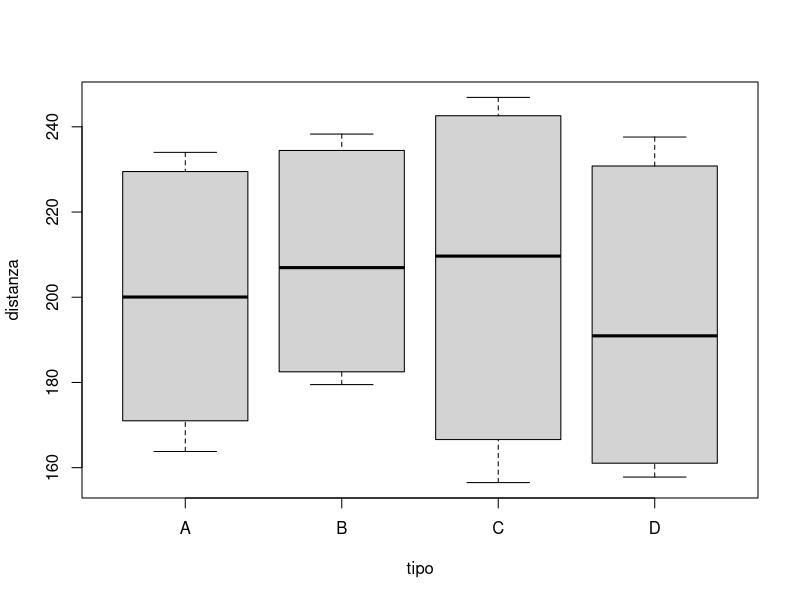
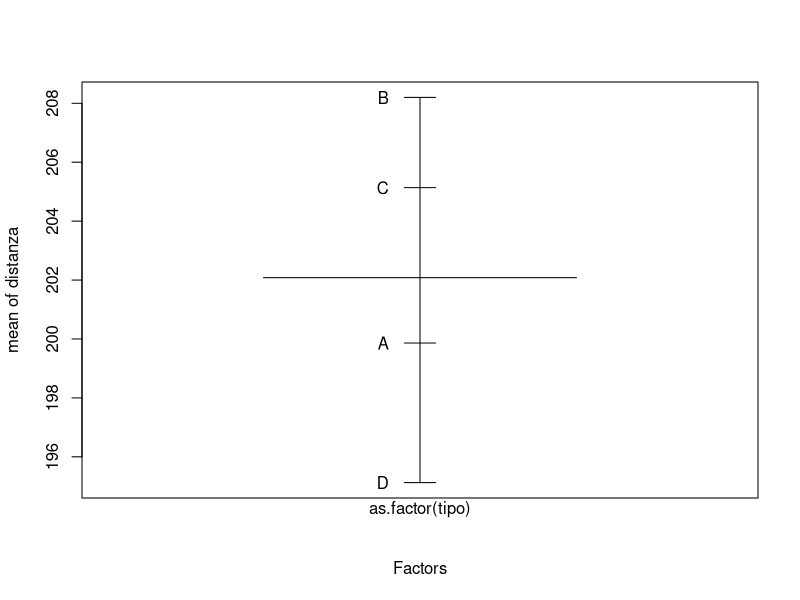
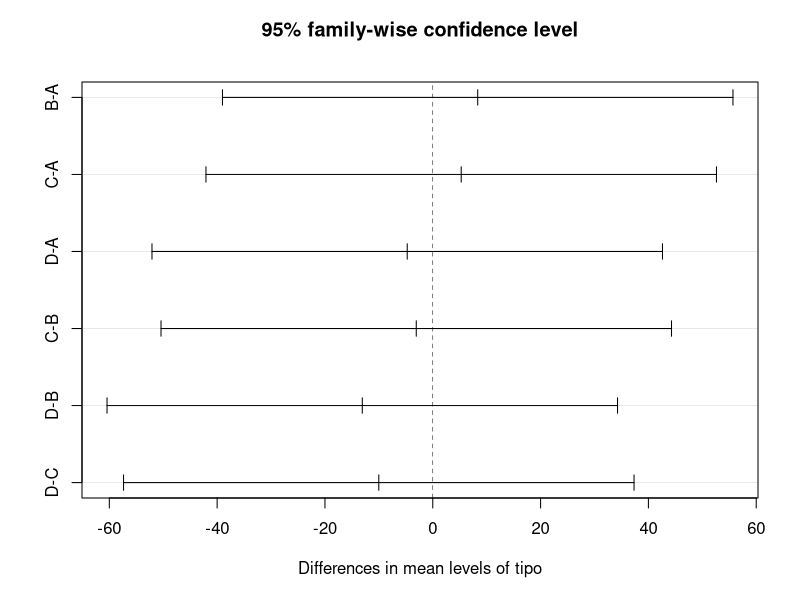
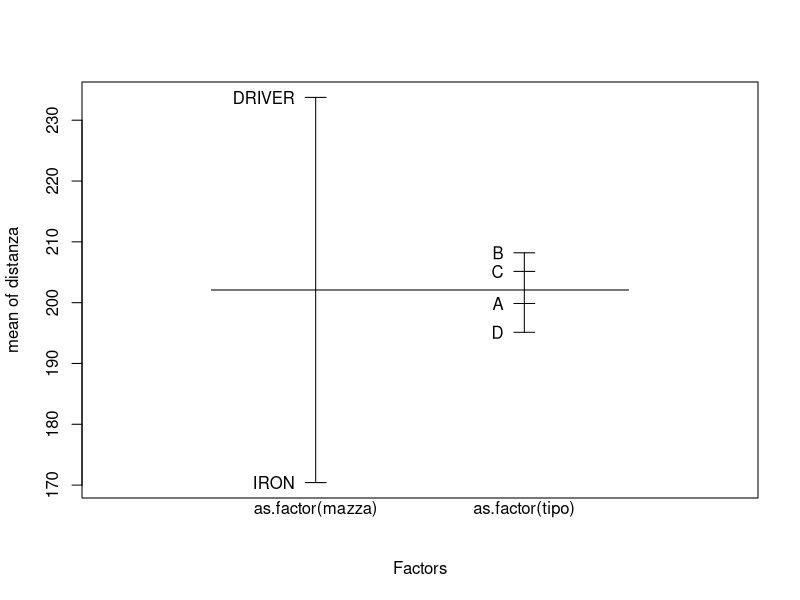
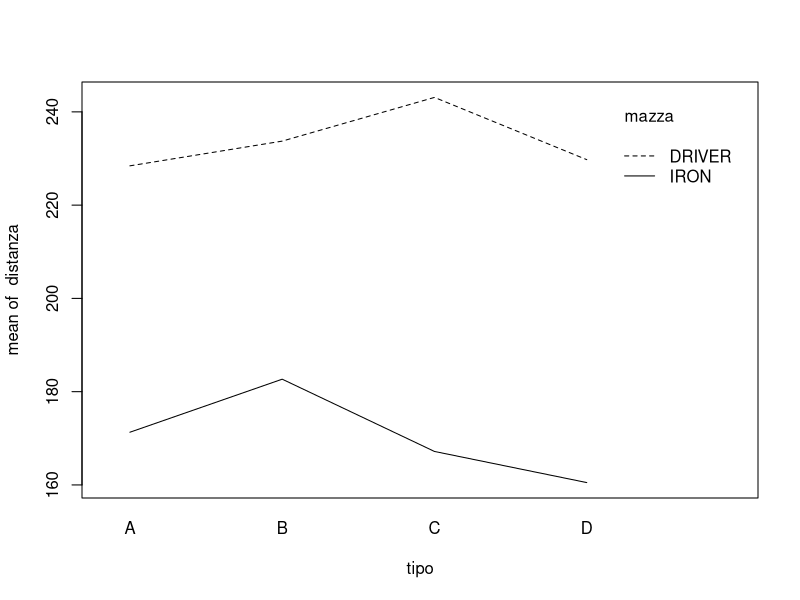
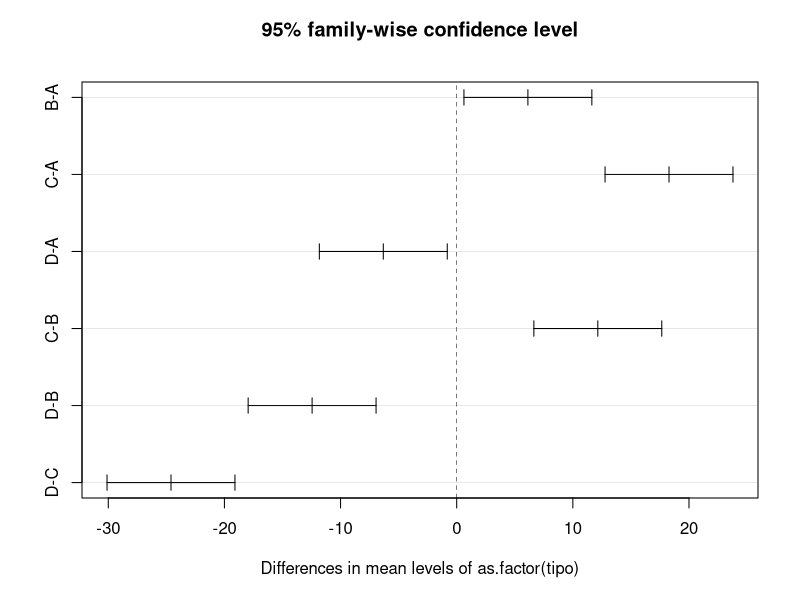

R code for these plots, in order:
## ---- chunk 1
 rm(list=ls())
## ---- chunk 2
 golf1 <- read.table(header=T, text='
tipo distanza
   A    226.4
   A    232.6
   A    234.0
   A    220.7
   A    163.8
   A    179.4
   A    168.6
   A    173.4
   B    238.3
   B    231.7
   B    227.7
   B    237.2
   B    184.4
   B    180.6
   B    179.5
   B    186.2
   C    240.5
   C    246.9
   C    240.3
   C    244.7
   C    179.0
   C    168.0
   C    165.2
   C    156.5
   D    219.8
   D    228.7
   D    232.9
   D    237.6
   D    157.8
   D    161.8
   D    162.1
   D    160.3
')
attach(golf1) 
summary(golf_lm <- lm(distanza ~ tipo))      ### con lm()
summary(golf_oneway <- aov(distanza ~ tipo))  ### con aov()

# questi due oggetti diversi danno informazioni diverse, quali?
boxplot(distanza ~ tipo) 
plot.design(distanza ~ as.factor(tipo))

# gli intervalli di Tukey sono dei particolari metodi di inferenza multipla
TukeyHSD(golf_oneway)
plot(TukeyHSD(golf_oneway))

detach(golf1)
## ---- chunk 3
golf2wide <- read.table(header=T, text='
mazza  A       B       C       D
DRIVER 	226.4	238.3	240.5	219.8
DRIVER 	232.6	231.7	246.9	228.7
DRIVER 	234	227.7	240.3	232.9
DRIVER	220.7	237.2	244.7	237.6
IRON   	163.8	184.4	179	157.8
IRON   	179.4	180.6	168	161.8
IRON   	168.6	179.5	165.2	162.1
IRON   	173.4	186.2	156.5	160.3
')
## ---- chunk 4
#install.packages("tidyr")
library(tidyr)
golf2 <- gather(golf2wide, tipo, distanza, A:D) 
golf2
## ---- chunk 5
# Controlliamo che il piano sperimentale sia bilanciato:
attach(golf2)   
table(mazza, tipo)
#mazza <- as.factor(mazza)
#tipo <- as.factor(tipo)
# Una prima sommaria indagine:
plot.design(distanza ~ as.factor(mazza)*as.factor(tipo))
# Disegnamo gli interaction plot:
interaction.plot(tipo, mazza, distanza)

#Otteniamo la tabella ANOVA completa con i tre test:
model1 <- aov(distanza ~ mazza*tipo)
anova(model1)

#Vediamo invece cosa ci dà il modello lineare:

summary(model2 <- lm(distanza ~ mazza*tipo))
anova(model2)

detach(golf2)
## ---- chunk 6
golf3wide <- read.table(header=T, text='
GOLFER      A       B       C       D       
1       202.4   203.2   223.7   203.6 
2       242     248.7   259.8   240.7 
3       220.4   227.3   240     207.4 
4       230     243.1   247.7   226.9 
5       191.6   211.4   218.7   200.1 
6       247.7   253     268.1   244 
7       214.8   214.8   233.9   195.8 
8       245.4   243.6   257.8   227.9 
9       224     231.5   238.2   215.7 
10      252.2   255.2   265.4   245.2
')
golf3 <- gather(golf3wide, tipo, distanza, A:D) 
golf3

## ---- chunk 7
attach(golf3)

summary(golfers.aov <- aov(distanza ~ as.factor(GOLFER) +  as.factor(tipo)))

detach(golf3)

## ---- chunk 8
plot(TukeyHSD(golfers.aov,2))
